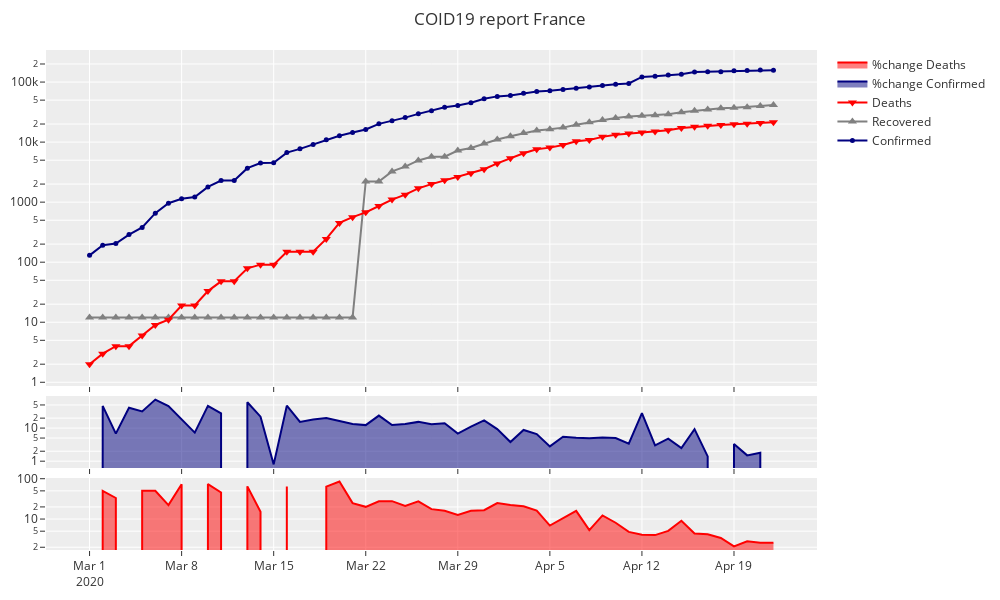

Notebook cell for this chart:
### Code cell
# Filter by country
country = "France"
df_col = df_[df_["Country"] == country]

# Reindex by date in order to gather only a given time lapse
df_col["Date"] = pd.to_datetime(df_col["Date"], format="%Y-%m-%d")
df_col.set_index("Date", inplace=True)
df_col = df_col.loc["2020-03-01":].copy()

# Create dictionnaries in order to have homogeneous colors and symbols
dict_colors = {"Deaths": "red", "Confirmed": "navy", "Recovered": "Gray"}
dict_symbol = {
    "Deaths": "triangle-down",
    "Confirmed": "circle",
    "Recovered": "triangle-up",
}
dict_sizes = {"Deaths": 8, "Confirmed": 5, "Recovered": 8}
# Create a plotly figure with 3 subplots
fig = make_subplots(
    rows=3,
    cols=1,
    row_heights=[0.7, 0.15, 0.15],
    shared_xaxes=True,
    vertical_spacing=0.02,
)
# Add traces to the first subplot with scatter lines
for c in ["Confirmed", "Recovered", "Deaths"]:
    fig.add_trace(
        go.Scatter(
            x=df_col.index,
            y=df_col[c],
            mode="lines+markers",
            marker_symbol=dict_symbol[c],
            name=c,
            marker=dict(color=dict_colors[c], size=dict_sizes[c]),
        ),
        row=1,
        col=1,
    )
# Add a trace to the 2nd subplot with an area plot of "Confimed" percentage change
fig.add_trace(
    go.Scatter(
        x=df_col.index,
        y=(100 * df_col["Confirmed"].pct_change()).round(1),
        marker_color=dict_colors["Confirmed"],
        marker_symbol=dict_symbol["Confirmed"],
        name="%change " + str("Confirmed"),
        stackgroup="one",
    ),
    row=2,
    col=1,
)
# Add a trace to the 3rd subplot with an area plot of "Deaths" percentage change
fig.add_trace(
    go.Scatter(
        x=df_col.index,
        y=(100 * df_col["Deaths"].pct_change()).round(1),
        marker_color=dict_colors["Deaths"],
        marker_symbol=dict_symbol["Deaths"],
        name="%change " + str("Deaths"),
        stackgroup="one",
    ),
    row=3,
    col=1,
)

fig.update_xaxes(showspikes=True, spikesnap="cursor", spikemode="across")
fig.update_yaxes(showspikes=True, type="log")

# Update layout with title and graphic settings
fig.update_layout(
    title_text="COID19 report " + country,
    template="ggplot2",
    autosize=False,
    width=1000,
    height=600,
    margin=dict(l=10, r=10, b=10, t=50),
    hovermode="x unified",
)

py.offline.plot(
    fig,
    filename="./results/" + country + "_" + str(df_col.index[-1].date()) + ".html",
    auto_open=False,
)


fig.show()
